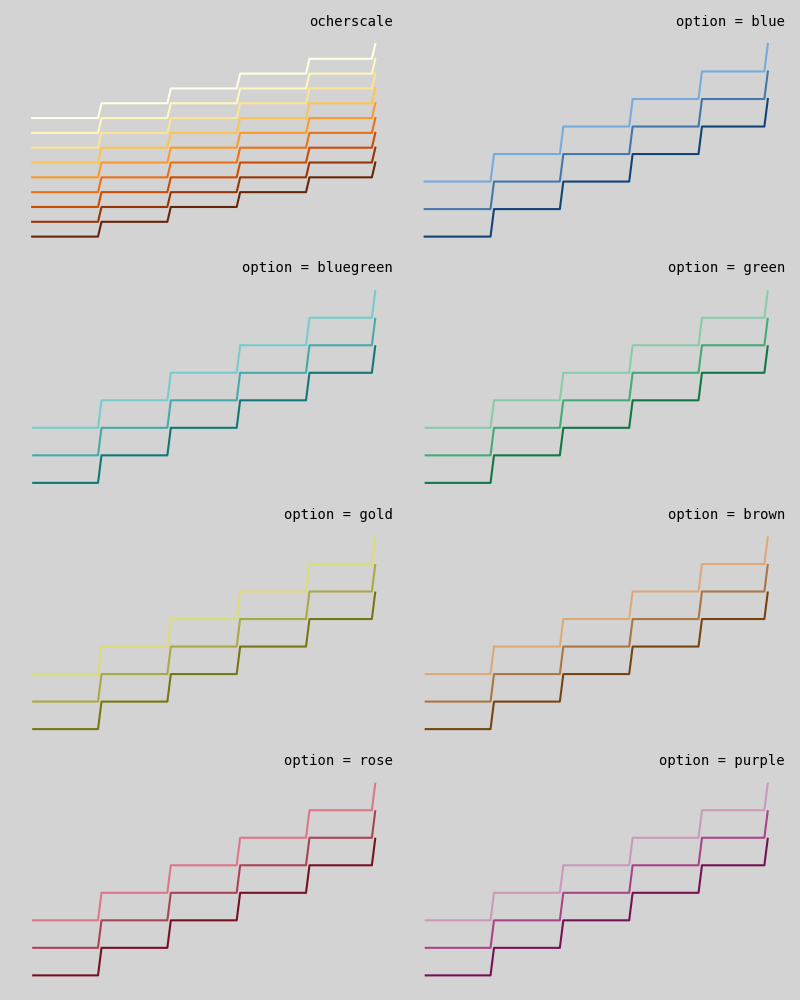

Here is the Python script that generated this plot:
nx=100
x=np.linspace(0,5, nx)
option = ["blue", "bluegreen", "green", "gold", "brown", "rose", "purple"]

fig, ax = plt.subplots(nrows=4, ncols=2, figsize=(8,10))
p = 0
ny = 9
y=np.zeros((ny,nx), dtype=int)
color, linestyle = cb.Colorplots().huescale(ny)
for i in range(ny):
    y[i]=x+i
    ax[0,0].plot(x,y[i],color=color[i], ls="-")
ny = 3
y=np.zeros((ny,nx), dtype=int)
color, linestyle = cb.Colorplots().huescale(ny, option[0])
for i in range(ny):
    y[i]=x+i
    ax[0,1].plot(x,y[i],color=color[i], ls="-")
ax[0,0].set_title("ocherscale", fontsize=10, loc="right", font="monospace", color="k")
ax[0,1].set_title(f"option = {option[0]}", fontsize=10, loc="right", font="monospace", color="k")
ax[0,0].set_axis_off()
ax[0,1].set_axis_off()
for p, (axi,axj) in zip(range(1,8,2),ax[1:,:]):
    ny = 3
    y=np.zeros((ny,nx), dtype=int)
    color, linestyle = cb.Colorplots().huescale(ny, option[p])
    for i in range(ny):
        y[i]=x+i
        axi.plot(x,y[i], color=color[i])
    color, linestyle = cb.Colorplots().huescale(ny, option[p+1])
    for i in range(ny):
        y[i]=x+i
        axj.plot(x,y[i], color=color[i])
    axi.set_title(f"option = {option[p]}", fontsize=10, loc="right", font="monospace", color="k")
    axj.set_title(f"option = {option[p+1]}", fontsize=10, loc="right", font="monospace", color="k")
    axi.set_axis_off()
    axj.set_axis_off()
fig.tight_layout()
plt.savefig("huescale.png", dpi=100, facecolor='lightgray')
